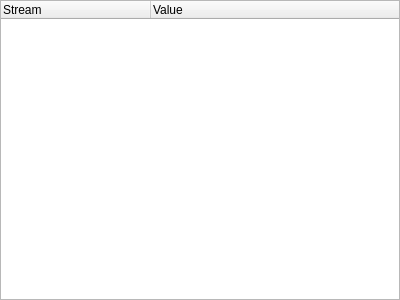
<?xml version="1.0" encoding="UTF-8"?>
<ui version="4.0">
 <class>DataStreamPicker</class>
 <widget class="QDockWidget" name="DataStreamPicker">
  <property name="geometry">
   <rect>
    <x>0</x>
    <y>0</y>
    <width>400</width>
    <height>300</height>
   </rect>
  </property>
  <property name="features">
   <set>QDockWidget::DockWidgetFloatable|QDockWidget::DockWidgetMovable</set>
  </property>
  <property name="windowTitle">
   <string>AUV Data Streams</string>
  </property>
  <widget class="QWidget" name="dockWidgetContents">
   <layout class="QVBoxLayout" name="verticalLayout">
    <property name="margin">
     <number>0</number>
    </property>
    <item>
     <widget class="DataStreamList" name="dataStreams">
      <property name="editTriggers">
       <set>QAbstractItemView::DoubleClicked|QAbstractItemView::EditKeyPressed|QAbstractItemView::SelectedClicked</set>
      </property>
      <property name="dragEnabled">
       <bool>true</bool>
      </property>
      <property name="alternatingRowColors">
       <bool>true</bool>
      </property>
      <property name="selectionMode">
       <enum>QAbstractItemView::ExtendedSelection</enum>
      </property>
      <property name="animated">
       <bool>true</bool>
      </property>
      <property name="allColumnsShowFocus">
       <bool>true</bool>
      </property>
      <property name="columnCount">
       <number>2</number>
      </property>
      <attribute name="headerDefaultSectionSize">
       <number>150</number>
      </attribute>
      <attribute name="headerDefaultSectionSize">
       <number>150</number>
      </attribute>
      <column>
       <property name="text">
        <string>Stream</string>
       </property>
      </column>
      <column>
       <property name="text">
        <string>Value</string>
       </property>
      </column>
     </widget>
    </item>
   </layout>
  </widget>
 </widget>
 <customwidgets>
  <customwidget>
   <class>DataStreamList</class>
   <extends>QTreeWidget</extends>
   <header>widgets/datastreamdisplays.h</header>
  </customwidget>
 </customwidgets>
 <resources/>
 <connections/>
</ui>
